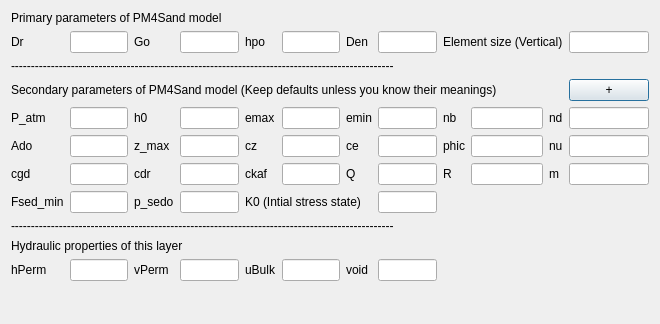
<?xml version="1.0" encoding="UTF-8"?>
<ui version="4.0">
 <class>Dialog</class>
 <widget class="QDialog" name="Dialog">
  <property name="geometry">
   <rect>
    <x>0</x>
    <y>0</y>
    <width>660</width>
    <height>324</height>
   </rect>
  </property>
  <property name="windowTitle">
   <string>Dialog</string>
  </property>
  <layout class="QGridLayout" name="gridLayout">
   <item row="6" column="9">
    <widget class="QLineEdit" name="R">
     <property name="alignment">
      <set>Qt::AlignCenter</set>
     </property>
    </widget>
   </item>
   <item row="4" column="5">
    <widget class="QLineEdit" name="emax">
     <property name="alignment">
      <set>Qt::AlignCenter</set>
     </property>
    </widget>
   </item>
   <item row="6" column="2">
    <widget class="QLabel" name="cdr_2">
     <property name="text">
      <string>cdr</string>
     </property>
    </widget>
   </item>
   <item row="1" column="0">
    <widget class="QLabel" name="Dr_2">
     <property name="text">
      <string>Dr</string>
     </property>
    </widget>
   </item>
   <item row="6" column="10">
    <widget class="QLabel" name="m_2">
     <property name="text">
      <string>m</string>
     </property>
    </widget>
   </item>
   <item row="4" column="2">
    <widget class="QLabel" name="h0_2">
     <property name="text">
      <string>h0</string>
     </property>
    </widget>
   </item>
   <item row="5" column="6">
    <widget class="QLabel" name="ce_2">
     <property name="text">
      <string>ce</string>
     </property>
    </widget>
   </item>
   <item row="5" column="2">
    <widget class="QLabel" name="z_max_2">
     <property name="text">
      <string>z_max</string>
     </property>
    </widget>
   </item>
   <item row="4" column="10">
    <widget class="QLabel" name="nd_2">
     <property name="text">
      <string>nd</string>
     </property>
    </widget>
   </item>
   <item row="1" column="8" colspan="3">
    <widget class="QLabel" name="eSizeLabel">
     <property name="text">
      <string>Element size (Vertical)</string>
     </property>
    </widget>
   </item>
   <item row="5" column="8">
    <widget class="QLabel" name="phic_2">
     <property name="text">
      <string>phic</string>
     </property>
    </widget>
   </item>
   <item row="10" column="0">
    <widget class="QLabel" name="hPerm_2">
     <property name="text">
      <string>hPerm</string>
     </property>
    </widget>
   </item>
   <item row="6" column="4">
    <widget class="QLabel" name="ckaf_2">
     <property name="text">
      <string>ckaf</string>
     </property>
    </widget>
   </item>
   <item row="1" column="7">
    <widget class="QLineEdit" name="Den">
     <property name="alignment">
      <set>Qt::AlignCenter</set>
     </property>
    </widget>
   </item>
   <item row="7" column="2">
    <widget class="QLabel" name="p_sedo_2">
     <property name="text">
      <string>p_sedo</string>
     </property>
    </widget>
   </item>
   <item row="1" column="2">
    <widget class="QLabel" name="G0_2">
     <property name="text">
      <string>Go</string>
     </property>
    </widget>
   </item>
   <item row="1" column="11">
    <widget class="QLineEdit" name="eSize">
     <property name="alignment">
      <set>Qt::AlignCenter</set>
     </property>
    </widget>
   </item>
   <item row="4" column="9">
    <widget class="QLineEdit" name="nb">
     <property name="alignment">
      <set>Qt::AlignCenter</set>
     </property>
    </widget>
   </item>
   <item row="8" column="0" colspan="12">
    <widget class="QLabel" name="line1_2">
     <property name="text">
      <string>------------------------------------------------------------------------------------------------</string>
     </property>
    </widget>
   </item>
   <item row="7" column="0">
    <widget class="QLabel" name="Fsed_min_2">
     <property name="text">
      <string>Fsed_min</string>
     </property>
    </widget>
   </item>
   <item row="5" column="5">
    <widget class="QLineEdit" name="cz">
     <property name="alignment">
      <set>Qt::AlignCenter</set>
     </property>
    </widget>
   </item>
   <item row="10" column="2">
    <widget class="QLabel" name="vPerm_2">
     <property name="toolTip">
      <string>Hydaulic conductivity</string>
     </property>
     <property name="text">
      <string>vPerm</string>
     </property>
    </widget>
   </item>
   <item row="2" column="0" colspan="12">
    <widget class="QLabel" name="line1">
     <property name="text">
      <string>------------------------------------------------------------------------------------------------</string>
     </property>
    </widget>
   </item>
   <item row="6" column="7">
    <widget class="QLineEdit" name="Q">
     <property name="alignment">
      <set>Qt::AlignCenter</set>
     </property>
    </widget>
   </item>
   <item row="10" column="1">
    <widget class="QLineEdit" name="hPerm">
     <property name="alignment">
      <set>Qt::AlignCenter</set>
     </property>
    </widget>
   </item>
   <item row="10" column="4">
    <widget class="QLabel" name="uBulk_2">
     <property name="toolTip">
      <string>Bulk modulus of water (kPa)</string>
     </property>
     <property name="text">
      <string>uBulk</string>
     </property>
    </widget>
   </item>
   <item row="1" column="1">
    <widget class="QLineEdit" name="Dr">
     <property name="alignment">
      <set>Qt::AlignCenter</set>
     </property>
    </widget>
   </item>
   <item row="5" column="9">
    <widget class="QLineEdit" name="phic">
     <property name="alignment">
      <set>Qt::AlignCenter</set>
     </property>
    </widget>
   </item>
   <item row="7" column="7">
    <widget class="QLineEdit" name="K0">
     <property name="whatsThis">
      <string>At-rest coefficient of lateral earch pressure for initial stress</string>
     </property>
     <property name="alignment">
      <set>Qt::AlignCenter</set>
     </property>
    </widget>
   </item>
   <item row="4" column="4">
    <widget class="QLabel" name="emax_2">
     <property name="text">
      <string>emax</string>
     </property>
    </widget>
   </item>
   <item row="6" column="0">
    <widget class="QLabel" name="cgd_2">
     <property name="text">
      <string>cgd</string>
     </property>
    </widget>
   </item>
   <item row="1" column="5">
    <widget class="QLineEdit" name="hpo">
     <property name="alignment">
      <set>Qt::AlignCenter</set>
     </property>
    </widget>
   </item>
   <item row="5" column="1">
    <widget class="QLineEdit" name="Ado">
     <property name="alignment">
      <set>Qt::AlignCenter</set>
     </property>
    </widget>
   </item>
   <item row="4" column="1">
    <widget class="QLineEdit" name="P_atm">
     <property name="alignment">
      <set>Qt::AlignCenter</set>
     </property>
    </widget>
   </item>
   <item row="4" column="3">
    <widget class="QLineEdit" name="h0">
     <property name="alignment">
      <set>Qt::AlignCenter</set>
     </property>
    </widget>
   </item>
   <item row="10" column="3">
    <widget class="QLineEdit" name="vPerm">
     <property name="alignment">
      <set>Qt::AlignCenter</set>
     </property>
    </widget>
   </item>
   <item row="10" column="6">
    <widget class="QLabel" name="evoid_2">
     <property name="toolTip">
      <string>Void ratio of material</string>
     </property>
     <property name="text">
      <string>void</string>
     </property>
    </widget>
   </item>
   <item row="5" column="0">
    <widget class="QLabel" name="Ado_2">
     <property name="text">
      <string>Ado</string>
     </property>
    </widget>
   </item>
   <item row="3" column="0" colspan="11">
    <widget class="QLabel" name="secondarylabel">
     <property name="text">
      <string>Secondary parameters of PM4Sand model (Keep defaults unless you know their meanings)</string>
     </property>
    </widget>
   </item>
   <item row="7" column="1">
    <widget class="QLineEdit" name="Fsed_min">
     <property name="alignment">
      <set>Qt::AlignCenter</set>
     </property>
    </widget>
   </item>
   <item row="5" column="10">
    <widget class="QLabel" name="nu_2">
     <property name="text">
      <string>nu</string>
     </property>
    </widget>
   </item>
   <item row="6" column="5">
    <widget class="QLineEdit" name="ckaf">
     <property name="alignment">
      <set>Qt::AlignCenter</set>
     </property>
    </widget>
   </item>
   <item row="4" column="0">
    <widget class="QLabel" name="P_atm_2">
     <property name="text">
      <string>P_atm</string>
     </property>
    </widget>
   </item>
   <item row="4" column="11">
    <widget class="QLineEdit" name="nd">
     <property name="alignment">
      <set>Qt::AlignCenter</set>
     </property>
    </widget>
   </item>
   <item row="1" column="4">
    <widget class="QLabel" name="hpo_2">
     <property name="text">
      <string>hpo</string>
     </property>
    </widget>
   </item>
   <item row="6" column="6">
    <widget class="QLabel" name="Q_2">
     <property name="text">
      <string>Q</string>
     </property>
    </widget>
   </item>
   <item row="4" column="12">
    <spacer name="horizontalSpacer">
     <property name="orientation">
      <enum>Qt::Horizontal</enum>
     </property>
     <property name="sizeHint" stdset="0">
      <size>
       <width>40</width>
       <height>20</height>
      </size>
     </property>
    </spacer>
   </item>
   <item row="5" column="7">
    <widget class="QLineEdit" name="ce">
     <property name="alignment">
      <set>Qt::AlignCenter</set>
     </property>
    </widget>
   </item>
   <item row="0" column="0" colspan="6">
    <widget class="QLabel" name="label_34">
     <property name="text">
      <string>Primary parameters of PM4Sand model </string>
     </property>
    </widget>
   </item>
   <item row="6" column="3">
    <widget class="QLineEdit" name="cdr">
     <property name="alignment">
      <set>Qt::AlignCenter</set>
     </property>
    </widget>
   </item>
   <item row="7" column="4" colspan="3">
    <widget class="QLabel" name="K0_2">
     <property name="text">
      <string>K0 (Intial stress state)</string>
     </property>
    </widget>
   </item>
   <item row="10" column="7">
    <widget class="QLineEdit" name="evoid">
     <property name="alignment">
      <set>Qt::AlignCenter</set>
     </property>
    </widget>
   </item>
   <item row="3" column="11">
    <widget class="QPushButton" name="secondaryBtn">
     <property name="text">
      <string>+</string>
     </property>
    </widget>
   </item>
   <item row="4" column="7">
    <widget class="QLineEdit" name="emin">
     <property name="alignment">
      <set>Qt::AlignCenter</set>
     </property>
    </widget>
   </item>
   <item row="5" column="11">
    <widget class="QLineEdit" name="nu">
     <property name="alignment">
      <set>Qt::AlignCenter</set>
     </property>
    </widget>
   </item>
   <item row="5" column="4">
    <widget class="QLabel" name="cz_2">
     <property name="text">
      <string>cz</string>
     </property>
    </widget>
   </item>
   <item row="6" column="11">
    <widget class="QLineEdit" name="m">
     <property name="alignment">
      <set>Qt::AlignCenter</set>
     </property>
    </widget>
   </item>
   <item row="4" column="8">
    <widget class="QLabel" name="nb_2">
     <property name="text">
      <string>nb</string>
     </property>
    </widget>
   </item>
   <item row="1" column="3">
    <widget class="QLineEdit" name="G0">
     <property name="alignment">
      <set>Qt::AlignCenter</set>
     </property>
    </widget>
   </item>
   <item row="7" column="3">
    <widget class="QLineEdit" name="p_sedo">
     <property name="alignment">
      <set>Qt::AlignCenter</set>
     </property>
    </widget>
   </item>
   <item row="5" column="3">
    <widget class="QLineEdit" name="z_max">
     <property name="alignment">
      <set>Qt::AlignCenter</set>
     </property>
    </widget>
   </item>
   <item row="9" column="0" colspan="11">
    <widget class="QLabel" name="hydraulicLabel">
     <property name="text">
      <string>Hydraulic properties of this layer</string>
     </property>
    </widget>
   </item>
   <item row="4" column="6">
    <widget class="QLabel" name="emin_2">
     <property name="text">
      <string>emin</string>
     </property>
    </widget>
   </item>
   <item row="6" column="1">
    <widget class="QLineEdit" name="cgd">
     <property name="alignment">
      <set>Qt::AlignCenter</set>
     </property>
    </widget>
   </item>
   <item row="6" column="8">
    <widget class="QLabel" name="R_2">
     <property name="text">
      <string>R</string>
     </property>
    </widget>
   </item>
   <item row="1" column="6">
    <widget class="QLabel" name="rho_2">
     <property name="text">
      <string>Den</string>
     </property>
    </widget>
   </item>
   <item row="10" column="5">
    <widget class="QLineEdit" name="uBulk">
     <property name="alignment">
      <set>Qt::AlignCenter</set>
     </property>
    </widget>
   </item>
   <item row="11" column="4">
    <spacer name="verticalSpacer">
     <property name="orientation">
      <enum>Qt::Vertical</enum>
     </property>
     <property name="sizeHint" stdset="0">
      <size>
       <width>20</width>
       <height>40</height>
      </size>
     </property>
    </spacer>
   </item>
  </layout>
 </widget>
 <resources/>
 <connections/>
</ui>
